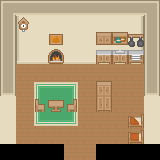

Rendered tile map (Tiled .tmx) drawn with the repository's tilesets; below, a short description and the full map source, tile grids included:
An orthogonal 10x10 tile map with 16x16 px tiles, 4 tile layers (Floor, Buildings, Accessoires, Furniture) and 12 objects.

<map version="1.0" orientation="orthogonal" renderorder="left-down" width="10" height="10" tilewidth="16" tileheight="16" nextobjectid="16">
 <properties>
  <property name="unity:scale" value=".0625" />
 </properties>
 <tileset firstgid="1" name="Tiles basic" tilewidth="16" tileheight="16" spacing="1" tilecount="1767" columns="57">
  <image source="../../Spritesheet/roguelikeSheet_transparent.png" width="968" height="526" />
 </tileset>
 <layer name="Floor" width="10" height="10">
  <properties>
   <property name="unity:sortingLayerName" value="Floor" />
  </properties>
  <data encoding="csv">
0,0,0,0,0,0,0,0,0,0,
0,0,0,0,0,0,0,0,0,0,
0,0,0,0,0,0,0,0,0,0,
0,0,0,0,0,0,0,0,0,0,
0,124,124,124,124,124,124,124,124,0,
0,124,124,124,124,124,124,124,124,0,
0,124,124,124,124,124,124,124,124,0,
0,124,124,124,124,124,124,124,124,0,
0,124,124,124,124,124,124,124,124,0,
0,0,0,0,124,124,0,0,0,0
</data>
 </layer>
 <layer name="Buildings" width="10" height="10">
  <properties>
   <property name="unity:sortingLayerName" value="Buildings" />
  </properties>
  <data encoding="csv">
701,699,699,699,699,699,699,699,699,702,
757,1272,1273,1273,1273,1273,1273,1273,1274,757,
757,1272,1273,1273,1273,1273,1273,1273,1274,757,
757,1329,1330,1330,1330,1330,1330,1330,1331,757,
757,0,0,0,0,0,0,0,0,757,
812,0,0,0,0,0,0,0,0,812,
1273,0,0,0,0,0,0,0,0,1273,
1273,0,0,0,0,0,0,0,0,1273,
1273,0,0,0,0,0,0,0,0,1273,
0,0,0,0,0,0,0,0,0,0
</data>
 </layer>
 <layer name="Accessoires" width="10" height="10">
  <properties>
   <property name="unity:sortingLayerName" value="Accessoires" />
  </properties>
  <data encoding="csv">
0,0,0,0,0,0,0,0,0,0,
0,483,0,0,0,0,0,0,0,0,
0,0,0,601,0,0,0,0,0,0,
0,0,0,0,0,0,0,0,0,0,
0,0,0,0,0,0,0,0,0,0,
0,0,923,924,925,0,0,0,0,0,
0,0,980,981,982,0,0,0,0,0,
0,0,1037,1038,1039,0,0,0,0,0,
0,0,0,0,0,0,0,0,0,0,
0,0,0,0,0,0,0,0,0,0
</data>
 </layer>
 <layer name="Furniture" width="10" height="10">
  <properties>
   <property name="unity:sortingLayerName" value="Furniture" />
  </properties>
  <data encoding="csv">
0,0,0,0,0,0,0,0,0,0,
0,0,0,0,0,0,0,0,0,0,
0,0,0,0,0,0,143,144,203,0,
0,0,0,511,0,0,30,29,31,0,
0,0,0,0,0,0,0,0,0,0,
0,0,0,0,0,0,312,0,0,0,
0,0,250,365,251,0,369,0,0,0,
0,0,0,0,0,0,0,0,72,0,
0,0,0,0,0,0,0,0,73,0,
0,0,0,0,0,0,0,0,0,0
</data>
 </layer>
 <objectgroup name="Collision">
  <object id="1" x="1" y="0" width="14.6667" height="143.667" />
  <object id="2" x="144" y="0.333333" width="15.3333" height="143" />
  <object id="3" x="15.6667" y="-0.333333" width="128" height="63.6667" />
  <object id="5" x="0.5" y="144" width="63.25" height="15.75" />
  <object id="6" x="95.625" y="144.125" width="63.25" height="15.75" />
  <object id="7" x="96.25" y="102" width="15.25" height="9.5" />
  <object id="8" x="128.5" y="116.75" width="14.75" height="10.5" />
  <object id="9" x="128.5" y="133" width="15" height="10.5" />
  <object id="10" x="48.25" y="103.5" width="14.75" height="8" />
  <object id="11" x="67.25" y="104.5" width="8.25" height="7.25" />
  <object id="12" x="35.25" y="104.25" width="9.5" height="7.25" />
  <object id="14" x="48" y="159.818" width="64" height="16.1818" />
 </objectgroup>
</map>
